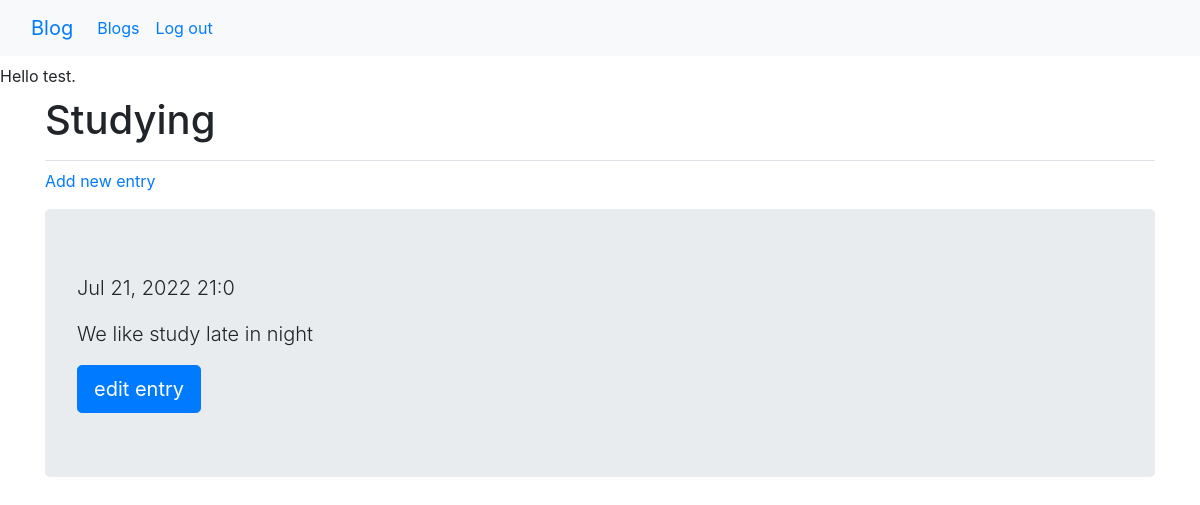
Screenshot of /blogs/5/ (signed in) with the database file from the repository.
### blog/models.py (models this page shows, shortened)
class BlogPost(models.Model):
    text = models.CharField(max_length=200) # for store names max length 200
    owner = models.ForeignKey(User, on_delete=models.CASCADE)
    date_added = models.DateTimeField(auto_now_add=True) # for time when user create a blogPOST
    def __str__(self): # return name of the blogpost
        return self.text

class BlogEntry(models.Model):
    topic = models.ForeignKey(BlogPost, on_delete=models.CASCADE) # on delete tells django when topic is deleted all data connected to topic are deleted too
    textentry = models.TextField() # just normal Text field with unlimited letters
    date_added = models.DateTimeField(auto_now_add=True)
    class Meta:
        verbose_name_plural = 'entries'

### blog/views.py (the view)
# urls.py: path('blogs/<int:blog_id>/', views.blog, name='blog'), # view given blog
@login_required
def blog(request, blog_id):
    blog = BlogPost.objects.get(id=blog_id) # show blogpost by id
    if blog.owner != request.user: #   make sure the topic belongs to the current user
        raise Http404
    entries = blog.blogentry_set.order_by("-date_added")    # that - symbol reverse the entries
    context = {'blog': blog, 'entries': entries}
    return render(request, 'blog/blog.html', context)

### blog/templates/blog/blog.html
{% extends "blog/base.html" %}
{% block page_header %}
    <h1>{{blog}} </h1>
{% endblock page_header %}
{% block content %}
    <p><a href="{% url 'blog:new_entry' blog.id %}"> Add new entry</a></p>
        {% for entry in entries %}
        <div class="jumbotron">
            <p class="lead"> {{ entry.date_added|date:"M d, Y H:I" }} </p>
            <p class="lead"> {{ entry.textentry }} </p>
            <a class="btn btn-lg btn-primary" href="{% url 'blog:edit_entry' entry.id %}"
                role="button"> edit entry</a>
        </div>
        {% empty %}
        <p>There are no entries for this topic yet.</p>
        {% endfor %}
 {% endblock content %}

### blog/templates/blog/base.html (shortened to what this page needs)
{% load bootstrap4 %}
<!doctype html>
<html lang='en'>
    <head>
        {% bootstrap_css %}
    </head>
    <body>
        <nav class="navbar navbar-expand-lg bg-light">
            <div class="container-fluid">
            <a class="navbar-brand" href="{% url 'blog:index' %}">Blog</a>
            <div class="collapse navbar-collapse" id="navbarSupportedContent">
                <ul class="navbar-nav me-auto mb-2 mb-lg-0">
                <li class="nav-item">
                    <a class="nav-link" href="{% url 'blog:blogs' %}">Blogs</a>
                </li>
                <ul class="navbar-nav ml-auto">
                    {% if user.is_authenticated %}
                        <li class="nav-item">
                            <a class="nav-link" href="{% url 'users:logout' %}">Log out</a>
                        </li>
                    {% endif %}
                </ul>
            </div>
        </nav>
        {% if user.is_authenticated %}
        <span class="navbar-text"> Hello {{ user.username }}.</span>
        {% endif %}
        <main role="main" class="container">
            <div class="pb-2 mb-2 border-bottom">
                {% block page_header %} {% endblock page_header %}
            </div>
            <div>
                {% block content %} {% endblock content %}
            </div>
        </main>
    </body>
</html>

### rows the page displays
BlogPost: text "Studying"
BlogEntry: date_added "Jul 21, 2022 21:0", textentry "We like study late in night"

### other values shown
{{ user.username }} "test"
